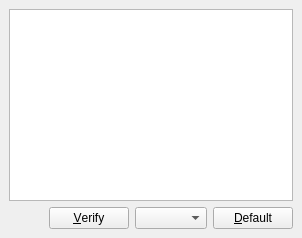
       <widget class="QWidget" name="tabPrizes">
        <attribute name="title">
         <string>Prizes</string>
        </attribute>
        <layout class="QVBoxLayout">
         <property name="spacing">
          <number>6</number>
         </property>
         <property name="margin">
          <number>9</number>
         </property>
         <item>
          <widget class="QTableWidget" name="tablePrizes"/>
         </item>
         <item>
          <layout class="QHBoxLayout">
           <property name="spacing">
            <number>6</number>
           </property>
           <property name="margin">
            <number>0</number>
           </property>
           <item>
            <spacer>
             <property name="orientation">
              <enum>Qt::Horizontal</enum>
             </property>
             <property name="sizeHint" stdset="0">
              <size>
               <width>40</width>
               <height>20</height>
              </size>
             </property>
            </spacer>
           </item>
           <item>
            <widget class="QPushButton" name="btnVerifyPrizes">
             <property name="text">
              <string>&amp;Verify</string>
             </property>
            </widget>
           </item>
           <item>
            <widget class="QComboBox" name="cmbPrize"/>
           </item>
           <item>
            <widget class="QPushButton" name="btnDefaultPrizes">
             <property name="text">
              <string>&amp;Default</string>
             </property>
            </widget>
           </item>
          </layout>
         </item>
        </layout>
       </widget>
